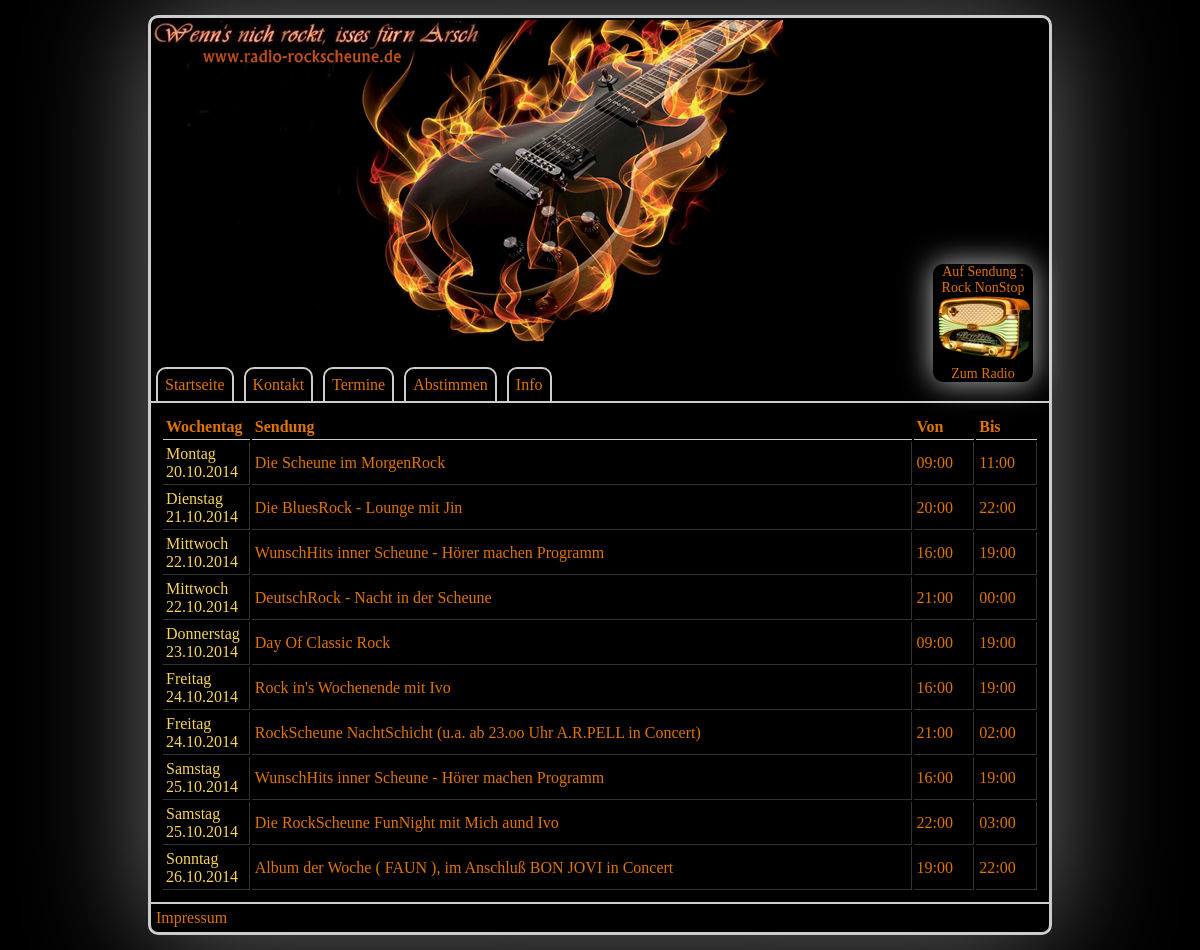
Screenshot of /termine.php with the database file from the repository.
### tables this page shows
CREATE TABLE IF NOT EXISTS `termine` (
  `ID` int(10) NOT NULL AUTO_INCREMENT,
  `Text` varchar(250) DEFAULT NULL,
  `Von` datetime NOT NULL,
  `Bis` datetime NOT NULL,
  PRIMARY KEY (`ID`)
);

### class/mysqli.class.php (called while the page is built, shortened)
<?php
class MysqliDb
{
    protected static $_prefix;
    protected $_mysqli;
    protected $_query;
    protected $_where = array();
    protected $_orderBy = array();
    protected $_groupBy = array();
    protected $_bindParams = array('');
    protected $host;
    protected $username;
    protected $password;
    protected $db;
    protected $port;
    public function __construct($host = NULL, $username = NULL, $password = NULL, $db = NULL, $port = NULL)
    {
        $this->host = $host;
        $this->username = $username;
        $this->password = $password;
        $this->db = $db;
        if($port == NULL)
            $this->port = ini_get ('mysqli.default_port');
        else
            $this->port = $port;
    }
    public function connect()
    {
        $this->_mysqli = new mysqli ($this->host, $this->username, $this->password, $this->db, $this->port)
            or die('There was a problem connecting to the database');
        $this->_mysqli->set_charset ('utf8');
    }
    protected function reset()
    {
        $this->_where = array();
        $this->_orderBy = array();
        $this->_groupBy = array();
        $this->_bindParams = array('');
        $this->_query = null;
    }
    public function setPrefix($prefix = '')
    {
        self::$_prefix = $prefix;
        return $this;
    }
    public function get($tableName, $numRows = null, $columns = '*')
    {
        $column = is_array($columns) ? implode(', ', $columns) : $columns;
        $this->_query = "SELECT $column FROM " .self::$_prefix . $tableName;
        $stmt = $this->_buildQuery($numRows);
        $stmt->execute();
        return $this->_dynamicBindResults($stmt);
    }
    public function where($whereProp, $whereValue = null, $operator = null)
    {
        if ($operator)
            $whereValue = Array ($operator => $whereValue);
        $this->_where[] = Array ("AND", $whereValue, $whereProp);
        return $this;
    }
    public function orderBy($orderByField, $orderbyDirection = "DESC")
    {
        $orderbyDirection = strtoupper (trim ($orderbyDirection));
        $orderByField = preg_replace ("/[^-a-z0-9\.\(\),_]+/i",'', $orderByField);
        $this->_orderBy[$orderByField] = $orderbyDirection;
        return $this;
    }
    protected function _determineType($item)
    {
        switch (gettype($item)) {
            case 'NULL':
            case 'string':
                return 's';
                break;
        }
        return '';
    }
    protected function _bindParam($value) {
        $this->_bindParams[0] .= $this->_determineType ($value);
        array_push ($this->_bindParams, $value);
    }
    protected function _buildPair ($operator, $value) {
        if (!is_object($value)) {
            return ' ' . $operator. ' ? ';
        }
        $subQuery = $value->getSubQuery ();
        return " " . $operator . " (" . $subQuery['query'] . ")";
    }
    protected function _buildQuery($numRows = null, $tableData = null)
    {
        $stmt = $this->_prepareQuery();
        if (count ($this->_bindParams) > 1)
            call_user_func_array(array($stmt, 'bind_param'), $this->refValues($this->_bindParams));
        return $stmt;
    }
    protected function _dynamicBindResults(mysqli_stmt $stmt)
    {
        $parameters = array();
        $results = array();
        $meta = $stmt->result_metadata();
        $row = array();
        while ($field = $meta->fetch_field()) {
            $row[$field->name] = null;
            $parameters[] = & $row[$field->name];
        }
        call_user_func_array(array($stmt, 'bind_result'), $parameters);
        while ($stmt->fetch()) {
            $x = array();
            foreach ($row as $key => $val) {
                $x[$key] = $val;
            }
            array_push($results, $x);
        }
        return $results;
    }
    protected function _buildTableData ($tableData) {
        if (!is_array ($tableData))
            return;
        $this->_query = rtrim($this->_query, ', ');
    }
    protected function _buildWhere () {
        $this->_query .= ' WHERE ';
        $this->_where[0][0] = '';
        foreach ($this->_where as $cond) {
            list ($concat, $wValue, $wKey) = $cond;
            $this->_query .= " " . $concat ." " . $wKey;
            $key = key ($wValue);
            $val = $wValue[$key];
            switch (strtolower ($key)) {
                default:
                    $this->_query .= $this->_buildPair ($key, $val);
            }
        }
    }
    protected function _buildGroupBy () {
        if (empty ($this->_groupBy))
            return;
        $this->_query .= " GROUP BY ";
        $this->_query = rtrim($this->_query, ', ') . " ";
    }
    protected function _buildOrderBy () {
        $this->_query .= " ORDER BY ";
        foreach ($this->_orderBy as $prop => $value)
            $this->_query .= $prop . " " . $value . ", ";
        $this->_query = rtrim ($this->_query, ', ') . " ";
    }
    protected function _prepareQuery()
    {
        if (!$stmt = $this->_mysqli->prepare($this->_query)) {
            trigger_error("Problem preparing query ($this->_query) " . $this->_mysqli->error, E_USER_ERROR);
        }
        return $stmt;
    }
    protected function refValues($arr)
    {
        if (strnatcmp(phpversion(), '5.3') >= 0) {
            $refs = array();
            foreach ($arr as $key => $value) {
                $refs[$key] = & $arr[$key];
            }
            return $refs;
        }
        return $arr;
    }
    protected function replacePlaceHolders ($str, $vals) {
        $i = 1;
        $newStr = "";
        while ($pos = strpos ($str, "?")) {
            $val = $vals[$i++];
            $newStr .= substr ($str, 0, $pos) . $val;
            $str = substr ($str, $pos + 1);
        }
        return $newStr;
    }
}

### db_connect.php (called while the page is built, shortened)
<?php
include_once 'class/mysqli.class.php';
$db		= new MysqliDb(HOST,USER,PASSWORD,DATABASE);
?>

### Functions.inc.php (called while the page is built)
<?php
function getWochenTag($timestamp) {
	$Nr = date("w",$timestamp);
	switch($Nr) {
		case 0:
			return 'Sonntag';
		break;
		case 1:
			return 'Montag';
		break;
		case 2:
			return 'Dienstag';
		break;
		case 3:
			return 'Mittwoch';
		break;
		case 4:
			return 'Donnerstag';
		break;
		case 5:
			return 'Freitag';
		break;
		case 6:
			return 'Samstag';
		break;
	}
}
?>

### class/Template.class.php (called while the page is built, shortened)
<?php
class tpl {
    var $tpl;
    function tpl($tplurl) {
        $this->tpl = array();
        $line_arr = file("templates/".$tplurl);
        $aktindex = "";
        foreach ($line_arr as $line) {
            $templine = trim($line);
            $first = substr($templine, 0, 1);
            if ($first == '\\' and $aktindex) {
            	$this->tpl[$aktindex] .= substr(strstr($line, '\\'), 1);
            } else if  ($first == '[' and substr($templine, -1) == ']') {
                $aktindex = substr($templine, 1, -1);
                $this->tpl[$aktindex] = "";
            } else if ($first == '#' or $first == ';' or $first == '') {
                ;
            } else {
                if ($aktindex) {
                    $this->tpl[$aktindex] .= $line;
                }
            }
        }
    }
    function fill_tpl($name, $se, $re = "", $cmd = true) {
		if ($re === "" and $cmd == true) {
			$search = array();
			foreach (array_keys($se) as $sg) {
				$search[] = '{' . strtoupper($sg) . '}';
			}
			return str_replace($search, array_values($se), $this->tpl[$name]);
		} else if ($re === "" and $cmd == false) {
			return str_replace(array_keys($se), array_values($se), $this->tpl[$name]);
		} else if (is_array($re) and $cmd == true) {
			$search = array();
			foreach ($se as $sg) {
				$search[] = '{' . strtoupper($sg) . '}';
			}
			return str_replace($search, $re, $this->tpl[$name]);
		} else if ($re !== "" and $cmd == true) {
			$se = '{' . strtoupper($se) . '}';
		}
		return str_replace($se, $re, $this->tpl[$name]);
    }
}
?>

### termine.php (the view, shortened to what this page needs)
<?php
require_once('db_connect.php');
require_once('class/Template.class.php');
include_once('Functions.inc.php');
$inhalt				= null;
$tabelle_termine	= null;
$monday		= new DateTime('last monday');
if(date("w", time()) == 0) {
	$sunday		= new DateTime('today');
} else {
	$sunday		= new DateTime('next sunday');
}
if(date("w", time()) == 1) {
	$monday		= new DateTime('today');
} else {
	$monday		= new DateTime('last monday');
}
$cols		= array("ID", "Text", "Von", "Bis");
$db->where("Von", $monday->format('Y-m-d H:i:s'), ">");
$db->where("Bis", $sunday->format('Y-m-d').' 23:59:59', "<=");
$db->orderBy("Von","ASC");
$termine	= $db->get(T_TERMINE, null, $cols);
$tabelle_termine .= '<table class="termine">
						<thead>
							<th>Wochentag</th>
							<th>Sendung</th>
							<th>Von</th>
							<th>Bis</th>
						</thead>';
foreach ($termine as $termin) {
	$tabelle_termine .= '<tr>
							<td class="wday">'.getWochenTag(strtotime($termin['Von'])).' '.date('d.m.Y',strtotime($termin['Von'])).'</td>
							<td>'.$termin['Text'].'</td>
							<td class="time">'.date("H:i",strtotime($termin['Von'])).'</td>
							<td class="time">'.date("H:i",strtotime($termin['Bis'])).'</td>
						</tr>';
}
$tabelle_termine .= '</table>';
$inhalt .= $tabelle_termine;
$Template	= new tpl("main.tpl");
$sere = array (
		"title"				=> "Der Schuppen - Termine",
		"inhalt"			=> $inhalt
);
echo $Template->fill_tpl("start", $sere);
?>

### css/style.css (style rules this page uses)
* { margin:0px; padding:0px; }
body { background:#000; color:#DF7401; }
a { color:#DF7401; text-decoration:none; }
div#container { margin:15px auto; text-align:left; width:898px; border:3px solid #CCC; box-shadow: 0px 0px 120px #6E6E6E; -webkit-border-radius: 10px; -moz-border-radius: 10px; border-radius: 10px; }
div#header { width:900px; height:340px; background-image:url('../img/logo-netz.png'); background-repeat:no-repeat; background-position:-10px -15px; margin:2px; }
div#header div#status { border:0px; position:relative; right:0px; top:2px; width:140px; float:right; }
div#header div#status iframe.playerstatus { height:140px; width:135px; border:0px; overflow:hidden; }
div#header div#player { position:relative; right:20px; top:100px; width:100px; float:right; text-align:center; font-size:14px; -webkit-box-shadow: 0px 0px 30px 0px rgba(255, 255, 255, 0.75); -moz-box-shadow: 0px 0px 30px 0px rgba(255, 255, 255, 0.75); box-shadow: 0px 0px 30px 0px rgba(255, 255, 255, 0.75); -webkit-border-radius: 10px; -moz-border-radius: 10px; border-radius: 10px; }
div#header div#player a { display:block; }
div#navigation { width:898px; }
div#navigation ul { list-style-type:none; }
div#navigation ul li { float:left; padding:7px; font-size:16px; font-family:Verdana; margin:5px; margin-bottom:-2px; border:2px solid #CCC; -webkit-border-top-left-radius: 10px; -webkit-border-top-right-radius: 10px; -moz-border-radius-topleft: 10px; -moz-border-radius-topright: 10px; border-top-left-radius: 10px; border-top-right-radius: 10px; }
div#content { width:auto; min-height:300px; padding:10px; border-top:2px solid #CCC; border-bottom:2px solid #CCC; }
table.termine { width:100%; }
table.termine thead th { border-bottom:1px solid #ccc; padding:3px; }
table.termine tr td { border-bottom:1px solid #333333; border-right:1px solid #333; padding:3px; }
table.termine tr td.wday { width:10%; color:#F7D358; }
table.termine tr td.time { width:7%; }
div#footer { width:896px; border:0px; padding:5px; }
div#footer ul { list-style-type:none; }
div#footer ul li { float:left; }

### rows the page displays
termine: Von "Montag", Von "20.10.2014", Text "Die Scheune im MorgenRock", Von "09:00", Bis "11:00"
termine: Von "Dienstag", Von "21.10.2014", Text "Die BluesRock - Lounge mit Jin", Von "20:00", Bis "22:00"
termine: Von "Mittwoch", Von "22.10.2014", Text "WunschHits inner Scheune - Hörer machen Programm", Von "16:00", Bis "19:00"
termine: Von "Mittwoch", Von "22.10.2014", Text "DeutschRock - Nacht in der Scheune", Von "21:00", Bis "00:00"
termine: Von "Donnerstag", Von "23.10.2014", Text "Day Of Classic Rock", Von "09:00", Bis "19:00"
termine: Von "Freitag", Von "24.10.2014", Text "Rock in's Wochenende mit Ivo", Von "16:00", Bis "19:00"
termine: Von "Freitag", Von "24.10.2014", Text "RockScheune NachtSchicht (u.a. ab 23.oo Uhr A.R.PELL in Concert)", Von "21:00", Bis "02:00"
termine: Von "Samstag", Von "25.10.2014", Text "WunschHits inner Scheune - Hörer machen Programm", Von "16:00", Bis "19:00"
termine: Von "Samstag", Von "25.10.2014", Text "Die RockScheune FunNight mit Mich aund Ivo", Von "22:00", Bis "03:00"
termine: Von "Sonntag", Von "26.10.2014", Text "Album der Woche ( FAUN ), im Anschluß BON JOVI in Concert", Von "19:00", Bis "22:00"

### other values shown
$Template->fill_tpl("start", $sere) "Auf Sendung : Rock NonStop Zum Radio Startseite Kontakt Termine Abstimmen Info Impressum"
